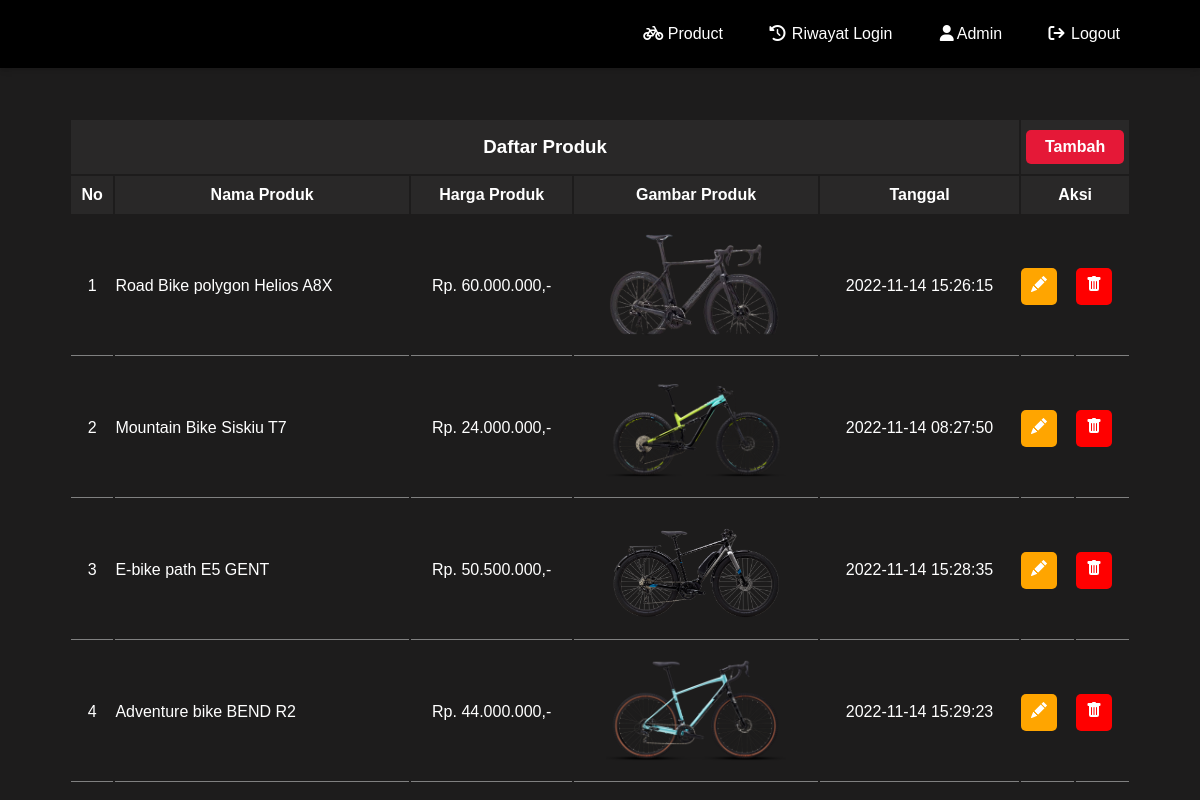
The page /admin.php (signed in) on the database its author committed.
### tables this page shows
CREATE TABLE `product` (
  `id_product` int(11) NOT NULL,
  `nama_product` varchar(255) NOT NULL,
  `harga_product` int(255) NOT NULL,
  `gambar_product` varchar(255) NOT NULL,
  `waktu_up` datetime NOT NULL
);

### admin.php (the view, shortened to what this page needs)
<!DOCTYPE html>
<html lang="en">
<head>
    <link rel="stylesheet" href="css/landing.css">
    <link rel="stylesheet" href="https://cdnjs.cloudflare.com/ajax/libs/font-awesome/6.2.0/css/all.min.css"
 />
    <link rel="stylesheet" href="https://cdn.jsdelivr.net/npm/bootstrap-icons@1.3.0/font/bootstrap-icons.css" />
</head>
<body>
<header>
        <div class="container">
            <ul class="navbar">
                <li><a href="admin.php"><i class="fa fa-fw fa-bicycle"></i> Product</a></li>
                <li><a href="historyUser.php"><i class="fa fa-fw fa-history"></i> Riwayat Login</a></li>
                <li><a href="#"><i class="fa fa-fw fa-user"></i>Admin</a></li>
                <li><a href="logout.php"><i class="fa fa-fw fa-sign-out"></i> Logout</a></li>
            </ul>
        </div>
    </header>
    <div class="list-table center" style="overflow-x: auto;">
        <table>
            <thead>
                <tr>
                    <th colspan="5" class="thead">
                        <h3 class="center">Daftar Produk</h3>
                    </th>
                    <th style="width: 20px;" colspan="2">
                        <a href="addproduct.php" class="tambah">Tambah</a>
                    </th>
                </tr>
                <tr>
                    <th>No</th>
                    <th nowrap>Nama Produk</th>
                    <th>Harga Produk</th>
                    <th>Gambar Produk</th>
                    <th>Tanggal</th>
                    <th colspan="2">Aksi</th>
                </tr>
            </thead>
            <tbody>
                <?php
                require "connect.php";
                $query = mysqli_query($db,"SELECT * FROM product");
                $i = 1;
                while($row = mysqli_fetch_assoc($query)){
                ?>
                <tr>
                    <td style="text-align: center;"><?= $i ?></td>
                    <td nowrap><?=$row['nama_product']?></td>
                    <td style="text-align: center;">Rp. <?=number_format($row['harga_product'],0,",",".")?>,-</td>
                    <td style="text-align: center;"><img src="<?="assets/".$row['gambar_product'] ?>" width="180px" ></td>
                    <td style="text-align: center;"><?=$row['waktu_up']?></td>
                    <td class="edit">
                        <a href="editproduct.php?id=<?php echo $row['id_product'] ?>">
                        </a>
                    </td>
                    <td class="hapus">
                        <a href="delete.php?id=<?php echo $row['id_product'] ?>">
                        </a>
                    </td>
                </tr>
                <?php
                 $i++;
                }
                ?>
            </tbody>
        </table>
    </div>
</body>
</html>

### css/landing.css (style rules this page uses)
* { margin: 0; padding: 0; font-family: sans-serif; color: white; }
body { background-color: #1d1c1c; }
thead tr { background-color: #292828; color: black; }
th { padding: 10px 5px; }
td { height: 40px; border-bottom: 1px solid grey; }
table { width: 90%; }
table a { padding: 10px; border-radius: 5px; }
.container { width: 90%; margin: 0 auto; margin-bottom: 50px; }
.container:after { content: ""; display: block; clear: both; }
header { background-color: black; box-shadow: rgba(0, 0, 0, 0.1) 0px 4px 6px -1px, rgba(0, 0, 0, 0.06) 0px 2px 4px -1px; }
header ul { float: right; }
header ul li { display: inline-block; }
header ul li a { padding: 25px 20px; display: inline-block; text-decoration: none; font-family: sans-serif; }
.list-table { margin: 0 10px; display: flex; flex-direction: column; }
.center { display: flex; justify-content: center; align-items: center; }
.tambah { text-decoration: none; padding: 8px 5px; border-radius: 5px; background-color: #e51837; color: white; display: flex; justify-content: center; }
.edit a { background-color: orange; color: white; }
.hapus a { background-color: red; color: white; }

### rows shown on the page
product: nama_product "Road Bike polygon Helios A8X", harga_product "60.000.000", gambar_product (picture), waktu_up "2022-11-14 15:26:15"
product: nama_product "Mountain Bike Siskiu T7", harga_product "24.000.000", gambar_product (picture), waktu_up "2022-11-14 08:27:50"
product: nama_product "E-bike path E5 GENT", harga_product "50.500.000", gambar_product (picture), waktu_up "2022-11-14 15:28:35"
product: nama_product "Adventure bike BEND R2", harga_product "44.000.000", gambar_product (picture), waktu_up "2022-11-14 15:29:23"
